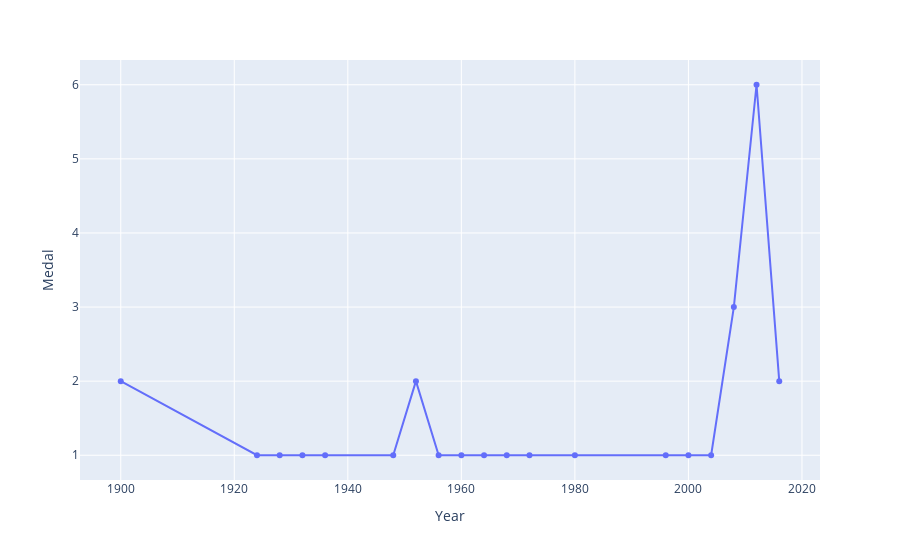

Notebook code cell kept with this figure:
### Code cell
# Plotting a line plot
fig = px.line(
    final_df,
    x="Year",
    y="Medal",
    markers=True
)
fig.show()

### Figure 1 — Plotly figure (JSON) as saved in the notebook; plotly's stock layout.template omitted (floating-point values rounded to 4 significant figures)
{"data": [{"hovertemplate": "Year=%{x}<br>Medal=%{y}<extra></extra>", "legendgroup": "", "line": {"color": "#636efa", "dash": "solid"}, "marker": {"symbol": "circle"}, "mode": "lines+markers", "name": "", "orientation": "v", "showlegend": false, "type": "scatter", "x": [1900, 1924, 1928, 1932, 1936, 1948, 1952, 1956, 1960, 1964, 1968, 1972, 1980, 1996, 2000, 2004, 2008, 2012, 2016], "xaxis": "x", "y": [2, 1, 1, 1, 1, 1, 2, 1, 1, 1, 1, 1, 1, 1, 1, 1, 3, 6, 2], "yaxis": "y"}], "layout": {"legend": {"tracegroupgap": 0}, "margin": {"t": 60}, "xaxis": {"anchor": "y", "domain": [0, 1], "title": {"text": "Year"}}, "yaxis": {"anchor": "x", "domain": [0, 1], "title": {"text": "Medal"}}}}
